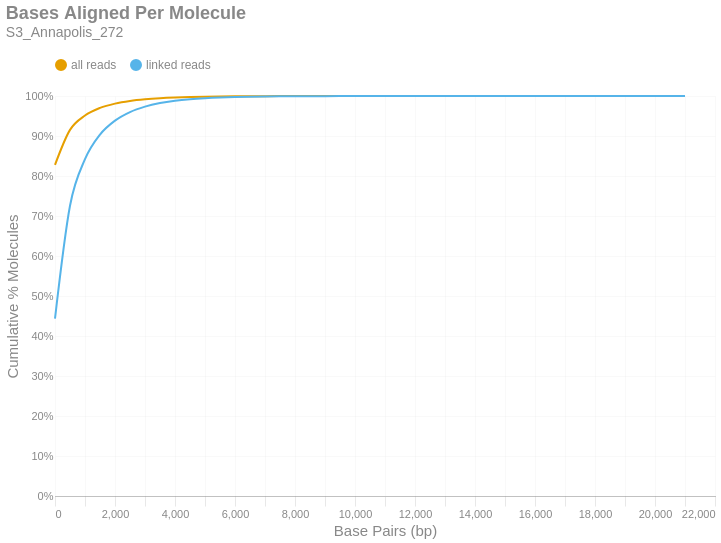

Source (notebook cell):
### Markdown cell above
### Bases Aligned Per Molecule
This is a cumulative frequency distribution showing the number of base pairs aligned per unique molecule. These data are shown in 500 bp bins. There are two distributions: one with `all reads` (yellow) and another with only `linked reads` (blue). The percent of molecules in the `linked reads` distribution is relative to the total number of linked molecules.

### Code cell
if SKIPLR:
    print_html(f"Skipped")
else:
    binned_df = consolidated_hist(valids['aligned_bp'], mask, 500, True)
    with SafeRender(binned_df):
        (
            density_plot(binned_df, 'Bases Aligned Per Molecule', samplename, 'basesper')
            .encode(
                x=alt.X('bin:Q', title="Base Pairs (bp)").axis(tickMinStep=500).scale(padding=0),
                y=alt.Y('value:Q', title='Cumulative % Molecules')
                    .axis(format='%')
                    .scale(domain = [0,1])
                    .stack(False),
                color=alt.Color("key:N").scale(domain = ["all reads", "linked reads"]),
                tooltip = [
                    alt.Tooltip("key:N", title = "Data Type"),
                    alt.Tooltip("range_label:N", title="Bases Aligned Per Molecule"),
                    alt.Tooltip("value:Q", format = ".2%", title="% Molecules (Cum.)")
                ]
            )
        ).display()

### Figure 1 — Vega-Lite specification as saved in the notebook (floating-point values rounded to 4 significant figures)
{"width": "container", "height": 400, "config": {"title": {"anchor": "start", "dy": -15, "fontSize": 18, "color": "#888888", "subtitleColor": "#888888", "subtitleFontSize": 14}, "arc": {"fill": "#0072B2"}, "axis": {"domainColor": "#888888", "domainWidth": 0.5, "gridWidth": 0.2, "grid": false, "titleFontWeight": 400, "titleFontSize": 15, "labelFontSize": 11, "labelColor": "#888888", "tickColor": "#888888", "tickWidth": 0.2, "titleColor": "#888888"}, "axisBand": {"grid": false}, "axisX": {"grid": true, "tickSize": 10, "domainCap": "round"}, "axisY": {"domain": false, "grid": true, "tickSize": 0, "domainCap": "round"}, "background": "transparent", "header": {"labelFontSize": 15, "labelColor": "#888888", "titleFontSize": 15, "titleFontWeight": 600, "titleColor": "#888888"}, "legend": {"labelFont": "sans-serif", "labelFontSize": 12, "labelColor": "#888888", "symbolSize": 100, "symbolType": "circle", "titleFontSize": 12, "titlePadding": 10, "titleColor": "#888888", "title": null, "orient": "top"}, "range": {"category": ["#E69F00", "#56B4E9", "#009E73", "#F0E442", "#0072B2", "#D55E00", "#CC79A7", "#000000"], "diverging": ["#cfe8f3", "#a2d4ec", "#73bfe2", "#46abdb", "#1696d2", "#12719e"]}, "area": {"fill": "#0072B2", "fillOpacity": 0.7, "line": true, "strokeOpacity": 0.7}, "line": {"color": "#0072B2", "stroke": "#0072B2", "strokeWidth": 2}, "trail": {"color": "#0072B2", "stroke": "#0072B2", "strokeWidth": 0, "size": 1}, "point": {"filled": true, "fillOpacity": 1.0, "size": 95}, "text": {"color": "#888888", "fontSize": 11, "align": "right", "fontWeight": 400, "size": 11}, "bar": {"fill": "#0072B2", "stroke": null}, "view": {"stroke": null, "continuousWidth": 660, "continuousHeight": 400}}, "data": {"name": "data-205996752ba62626c7187095c7534fb5"}, "mark": {"type": "line", "interpolate": "monotone", "point": {"opacity": 0, "size": 275}}, "encoding": {"color": {"field": "key", "scale": {"domain": ["all reads", "linked reads"]}, "type": "nominal"}, "tooltip": [{"field": "key", "title": "Data Type", "type": "nominal"}, {"field": "range_label", "title": "Bases Aligned Per Molecule", "type": "nominal"}, {"field": "value", "format": ".2%", "title": "% Molecules (Cum.)", "type": "quantitative"}], "x": {"axis": {"tickMinStep": 500}, "field": "bin", "scale": {"padding": 0}, "title": "Base Pairs (bp)", "type": "quantitative"}, "y": {"axis": {"format": "%"}, "field": "value", "scale": {"domain": [0, 1]}, "stack": false, "title": "Cumulative % Molecules", "type": "quantitative"}}, "params": [{"name": "param_c36ac31b6afebe62", "select": {"type": "point", "fields": ["key"]}, "bind": "legend"}], "title": {"text": "Bases Aligned Per Molecule", "subtitle": "S3_Annapolis_272"}, "transform": [{"fold": ["all reads (cumsum)", "linked reads (cumsum)"]}, {"calculate": "replace(datum.key, ' (cumsum)', '')", "as": "key"}, {"filter": {"param": "param_c36ac31b6afebe62"}}], "usermeta": {"embedOptions": {"downloadFileName": "S3_Annapolis_272.basesper"}}, "$schema": "https://vega.github.io/schema/vega-lite/v6.1.0.json", "datasets": {"data-205996752ba62626c7187095c7534fb5": [{"bin": "0.0", "interval": "0.0-500.0", "all reads": 0.8278, "linked reads": 0.4435, "all reads (cumsum)": 0.8278, "linked reads (cumsum)": 0.4435, "range_label": "0-499"}, {"bin": "500.0", "interval": "500.0-1000.0", "all reads": 0.08749, "linked reads": 0.282, "all reads (cumsum)": 0.9153, "linked reads (cumsum)": 0.7256, "range_label": "500-999"}, {"bin": "1000.0", "interval": "1000.0-1500.0", "all reads": 0.03594, "linked reads": 0.1164, "all reads (cumsum)": 0.9512, "linked reads (cumsum)": 0.842, "range_label": "1000-1499"}, {"bin": "1500.0", "interval": "1500.0-2000.0", "all reads": 0.019, "linked reads": 0.06155, "all reads (cumsum)": 0.9702, "linked reads (cumsum)": 0.9035, "range_label": "1500-1999"}, {"bin": "2000.0", "interval": "2000.0-2500.0", "all reads": 0.01075, "linked reads": 0.03484, "all reads (cumsum)": 0.981, "linked reads (cumsum)": 0.9384, "range_label": "2000-2499"}, {"bin": "2500.0", "interval": "2500.0-3000.0", "all reads": 0.006616, "linked reads": 0.02144, "all reads (cumsum)": 0.9876, "linked reads (cumsum)": 0.9598, "range_label": "2500-2999"}, {"bin": "3000.0", "interval": "3000.0-3500.0", "all reads": 0.004173, "linked reads": 0.01352, "all reads (cumsum)": 0.9918, "linked reads (cumsum)": 0.9733, "range_label": "3000-3499"}, {"bin": "3500.0", "interval": "3500.0-4000.0", "all reads": 0.002748, "linked reads": 0.008903, "all reads (cumsum)": 0.9945, "linked reads (cumsum)": 0.9822, "range_label": "3500-3999"}, {"bin": "4000.0", "interval": "4000.0-4500.0", "all reads": 0.001776, "linked reads": 0.005755, "all reads (cumsum)": 0.9963, "linked reads (cumsum)": 0.988, "range_label": "4000-4499"}, {"bin": "4500.0", "interval": "4500.0-5000.0", "all reads": 0.001174, "linked reads": 0.003804, "all reads (cumsum)": 0.9975, "linked reads (cumsum)": 0.9918, "range_label": "4500-4999"}, {"bin": "5000.0", "interval": "5000.0-5500.0", "all reads": 0.0007835, "linked reads": 0.002539, "all reads (cumsum)": 0.9983, "linked reads (cumsum)": 0.9943, "range_label": "5000-5499"}, {"bin": "5500.0", "interval": "5500.0-6000.0", "all reads": 0.0005448, "linked reads": 0.001765, "all reads (cumsum)": 0.9988, "linked reads (cumsum)": 0.9961, "range_label": "5500-5999"}, {"bin": "6000.0", "interval": "6000.0-6500.0", "all reads": 0.000364, "linked reads": 0.001179, "all reads (cumsum)": 0.9992, "linked reads (cumsum)": 0.9973, "range_label": "6000-6499"}, {"bin": "6500.0", "interval": "6500.0-7000.0", "all reads": 0.0002564, "linked reads": 0.0008308, "all reads (cumsum)": 0.9994, "linked reads (cumsum)": 0.9981, "range_label": "6500-6999"}, {"bin": "7000.0", "interval": "7000.0-7500.0", "all reads": 0.0001739, "linked reads": 0.0005635, "all reads (cumsum)": 0.9996, "linked reads (cumsum)": 0.9987, "range_label": "7000-7499"}, {"bin": "7500.0", "interval": "7500.0-8000.0", "all reads": 0.0001256, "linked reads": 0.0004071, "all reads (cumsum)": 0.9997, "linked reads (cumsum)": 0.9991, "range_label": "7500-7999"}, {"bin": "8000.0", "interval": "8000.0-8500.0", "all reads": 8.061e-05, "linked reads": 0.0002612, "all reads (cumsum)": 0.9998, "linked reads (cumsum)": 0.9993, "range_label": "8000-8499"}, {"bin": "8500.0", "interval": "8500.0-9000.0", "all reads": 5.905e-05, "linked reads": 0.0001913, "all reads (cumsum)": 0.9999, "linked reads (cumsum)": 0.9995, "range_label": "8500-8999"}, {"bin": "9000.0", "interval": "9000.0-9500.0", "all reads": 4.139e-05, "linked reads": 0.0001341, "all reads (cumsum)": 0.9999, "linked reads (cumsum)": 0.9997, "range_label": "9000-9499"}, {"bin": "9500.0", "interval": "9500.0-10000.0", "all reads": 2.831e-05, "linked reads": 9.173e-05, "all reads (cumsum)": 0.9999, "linked reads (cumsum)": 0.9998, "range_label": "9500-9999"}, {"bin": "10000.0", "interval": "10000.0-10500.0", "all reads": 2.063e-05, "linked reads": 6.683e-05, "all reads (cumsum)": 0.9999, "linked reads (cumsum)": 0.9998, "range_label": "10000-10499"}, {"bin": "10500.0", "interval": "10500.0-11000.0", "all reads": 1.348e-05, "linked reads": 4.368e-05, "all reads (cumsum)": 1.0, "linked reads (cumsum)": 0.9999, "range_label": "10500-10999"}, {"bin": "11000.0", "interval": "11000.0-11500.0", "all reads": 1.24e-05, "linked reads": 4.018e-05, "all reads (cumsum)": 1.0, "linked reads (cumsum)": 0.9999, "range_label": "11000-11499"}, {"bin": "11500.0", "interval": "11500.0-12000.0", "all reads": 8.223e-06, "linked reads": 2.664e-05, "all reads (cumsum)": 1.0, "linked reads (cumsum)": 0.9999, "range_label": "11500-11999"}, {"bin": "12000.0", "interval": "12000.0-12500.0", "all reads": 5.527e-06, "linked reads": 1.791e-05, "all reads (cumsum)": 1.0, "linked reads (cumsum)": 1.0, "range_label": "12000-12499"}, {"bin": "12500.0", "interval": "12500.0-13000.0", "all reads": 3.775e-06, "linked reads": 1.223e-05, "all reads (cumsum)": 1.0, "linked reads (cumsum)": 1.0, "range_label": "12500-12999"}, {"bin": "13000.0", "interval": "13000.0-13500.0", "all reads": 1.348e-06, "linked reads": 4.368e-06, "all reads (cumsum)": 1.0, "linked reads (cumsum)": 1.0, "range_label": "13000-13499"}, {"bin": "13500.0", "interval": "13500.0-14000.0", "all reads": 2.427e-06, "linked reads": 7.862e-06, "all reads (cumsum)": 1.0, "linked reads (cumsum)": 1.0, "range_label": "13500-13999"}, {"bin": "14000.0", "interval": "14000.0-14500.0", "all reads": 2.292e-06, "linked reads": 7.425e-06, "all reads (cumsum)": 1.0, "linked reads (cumsum)": 1.0, "range_label": "14000-14499"}, {"bin": "14500.0", "interval": "14500.0-15000.0", "all reads": 1.213e-06, "linked reads": 3.931e-06, "all reads (cumsum)": 1.0, "linked reads (cumsum)": 1.0, "range_label": "14500-14999"}, {"bin": "15000.0", "interval": "15000.0-15500.0", "all reads": 1.348e-07, "linked reads": 4.368e-07, "all reads (cumsum)": 1.0, "linked reads (cumsum)": 1.0, "range_label": "15000-15499"}, {"bin": "15500.0", "interval": "15500.0-16000.0", "all reads": 9.437e-07, "linked reads": 3.058e-06, "all reads (cumsum)": 1.0, "linked reads (cumsum)": 1.0, "range_label": "15500-15999"}, {"bin": "16000.0", "interval": "16000.0-16500.0", "all reads": 8.088e-07, "linked reads": 2.621e-06, "all reads (cumsum)": 1.0, "linked reads (cumsum)": 1.0, "range_label": "16000-16499"}, {"bin": "16500.0", "interval": "16500.0-17000.0", "all reads": 1.348e-07, "linked reads": 4.368e-07, "all reads (cumsum)": 1.0, "linked reads (cumsum)": 1.0, "range_label": "16500-16999"}, {"bin": "17000.0", "interval": "17000.0-17500.0", "all reads": 4.044e-07, "linked reads": 1.31e-06, "all reads (cumsum)": 1.0, "linked reads (cumsum)": 1.0, "range_label": "17000-17499"}, {"bin": "17500.0", "interval": "17500.0-18000.0", "all reads": 1.348e-07, "linked reads": 4.368e-07, "all reads (cumsum)": 1.0, "linked reads (cumsum)": 1.0, "range_label": "17500-17999"}, {"bin": "18000.0", "interval": "18000.0-18500.0", "all reads": 2.696e-07, "linked reads": 8.736e-07, "all reads (cumsum)": 1.0, "linked reads (cumsum)": 1.0, "range_label": "18000-18499"}, {"bin": "18500.0", "interval": "18500.0-19000.0", "all reads": 2.696e-07, "linked reads": 8.736e-07, "all reads (cumsum)": 1.0, "linked reads (cumsum)": 1.0, "range_label": "18500-18999"}, {"bin": "19000.0", "interval": "19000.0-19500.0", "all reads": 0.0, "linked reads": 0.0, "all reads (cumsum)": 1.0, "linked reads (cumsum)": 1.0, "range_label": "19000-19499"}, {"bin": "19500.0", "interval": "19500.0-20000.0", "all reads": 0.0, "linked reads": 0.0, "all reads (cumsum)": 1.0, "linked reads (cumsum)": 1.0, "range_label": "19500-19999"}, {"bin": "20000.0", "interval": "20000.0-20500.0", "all reads": 1.348e-07, "linked reads": 4.368e-07, "all reads (cumsum)": 1.0, "linked reads (cumsum)": 1.0, "range_label": "20000-20499"}, {"bin": "20500.0", "interval": "20500.0-21000.0", "all reads": 0.0, "linked reads": 0.0, "all reads (cumsum)": 1.0, "linked reads (cumsum)": 1.0, "range_label": "20500-20999"}, {"bin": "21000.0", "interval": "21000.0-21500.0", "all reads": 1.348e-07, "linked reads": 4.368e-07, "all reads (cumsum)": 1.0, "linked reads (cumsum)": 1.0, "range_label": "21000-21499"}]}}
